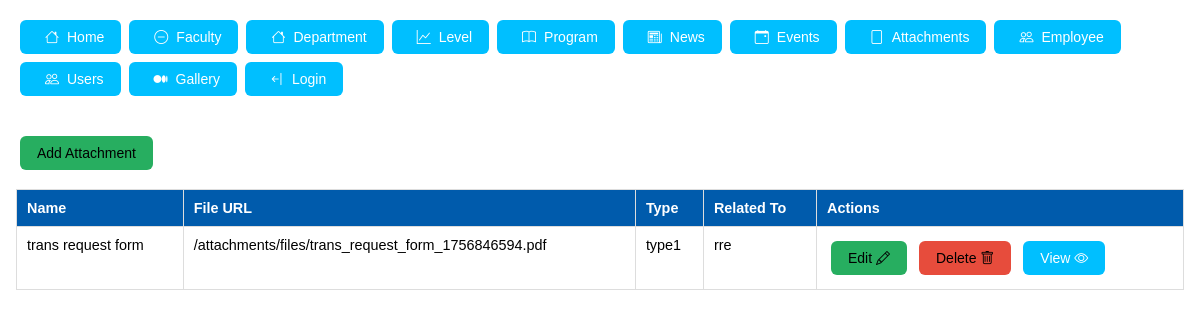
/attachment/list, run on the app's committed database.
### tables this page shows
CREATE TABLE `attachments` (
  `id` int(11) NOT NULL AUTO_INCREMENT,
  `name` varchar(255) NOT NULL,
  `file_url` varchar(255) NOT NULL,
  `type` varchar(100) DEFAULT NULL,
  `related_to` varchar(100) DEFAULT NULL,
  `user_id` int(11) NOT NULL,
  `created_at` timestamp NOT NULL DEFAULT current_timestamp(),
  PRIMARY KEY (`id`)
);

### src/database/Database.php (called while the page is built, shortened)
<?php
class Database
{
    private $host="localhost";
    private $user="root";
    private $db="dashboard";
    private $pass="";
    private $con;
    public function __construct()
    {
        $this->con = new mysqli($this->host, $this->user,$this->pass,$this->db);
    }
    public function select(string $query): array
    {
        $stmt=$this->con->prepare($query);
        $data=[];
        if ($stmt->execute()){
            $res=$stmt->get_result();
            while (($row=$res->fetch_assoc())!=null){
                $data[]=$row;
            }
        }
        return $data;
    }
}

### src/controller/Attachment.php (the view, shortened to what this page needs)
<?php
class Attachment
{
    public function list()
    {
        $query = "SELECT * FROM attachments";
        $attachments = (new Database())->select($query);
        $tr = "";
        if (sizeof($attachments) > 0) {
            foreach ($attachments as $att) {
                $tr .= "<tr>
<td>{$att['name']}</td>
<td>{$att['file_url']}</td>
<td>{$att['type']}</td>
<td>{$att['related_to']}</td>
<td>
<button class='btn btn-complete' onclick='editAttachment({$att['id']})'>Edit <i class='bi bi-pencil'></i></button>
<button class='btn btn-danger' onclick='deleteResource(\"attachments\",{$att['id']})'>Delete <i class='bi bi-trash'></i></button>
<button class='btn btn-primary' onclick='viewAttachment({$att['id']})'>View <i class='bi bi-eye'></i></button>
</td>
</tr>";
            }
        } else {
            $tr = "<tr><td colspan='5'>No attachments found</td></tr>";
        }
        $content = <<<HTML
<div class="flex flex-col">
    <div class="w-full">
        <button class="btn btn-complete" onclick="addAttachment()">Add Attachment</button>
    </div>
    <table class="solobea-table">
        <thead>
            <tr>
                <th>Name</th>
                <th>File URL</th>
                <th>Type</th>
                <th>Related To</th>
                <th>Actions</th>
            </tr>
        </thead>
        <tbody>$tr</tbody>
    </table>
</div>
HTML;
    }
}

### css/styles.css (style rules this page uses)
* { margin: 0; padding: 0; box-sizing: border-box; font-family: "Poppins", sans-serif; transition: all 0.4s ease; }
.w-full { width: 100%; }
.btn { border: none; padding:6px 10px; border-radius:8px; cursor:pointer; font-size:13px; }
.btn-primary { background:#4f46e5; color:white; }
.btn { display: inline-block; font-weight: 500; text-align: center; padding: 8px 16px; font-size: 14px; border-radius: 6px; cursor: pointer; border: 1px solid transparent; margin: 4px; }
.btn-primary { background-color: #00BFFF; }
.flex { display: flex; }
.flex-col { flex-direction: column; }
.btn-danger { background-color: #e74c3c; }
.btn-complete, .btn-mark-read { background-color: #27ae60; }
.solobea-table { width: 100%; border-collapse: collapse; margin-top: 15px; }
.solobea-table thead { background-color: #005BAC; color: #fff; }
.solobea-table th, .solobea-table td { padding: 10px; border: 1px solid #ddd; text-align: left; font-size: 0.9rem; vertical-align: top; }

### css/sweetalert2.css (style rules this page uses)
:root { --swal2-container-padding: 0.625em; --swal2-backdrop: rgba(0, 0, 0, 0.4); --swal2-width: 32em; --swal2-padding: 0 0 1.25em; --swal2-border: none; --swal2-border-radius: 0.3125rem; --swal2-background: white; --swal2-color: #545454; --swal2-footer-border-color: #eee; --swal2-show-animation: swal2-show 0.3s; --swal2-hide-animation: swal2-hide 0.15s forwards; --swal2-input-background: transparent; --swal2-progress-step-background: #add8e6; --swal2-validation-message-background: #f0f0f0; --swal2-validation-message-color: #666; --swal2-close-button-position: initial; --swal2-close-button-inset: auto; --swal2-close-button-font-size: 2.5em; --swal2-close-button-color: #ccc; }

### data on the page
attachments: name "trans request form", file_url "/attachments/files/trans_request_form_1756846594.pdf", type "type1", related_to "rre"
